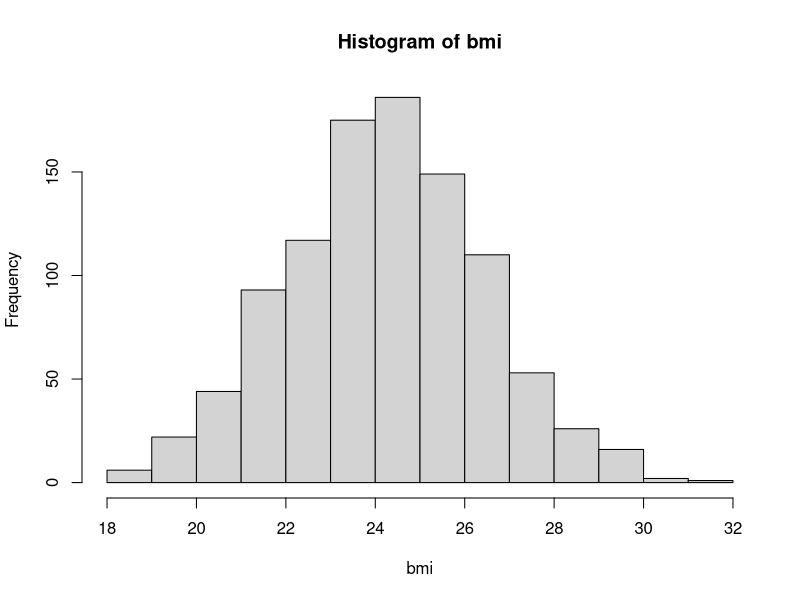
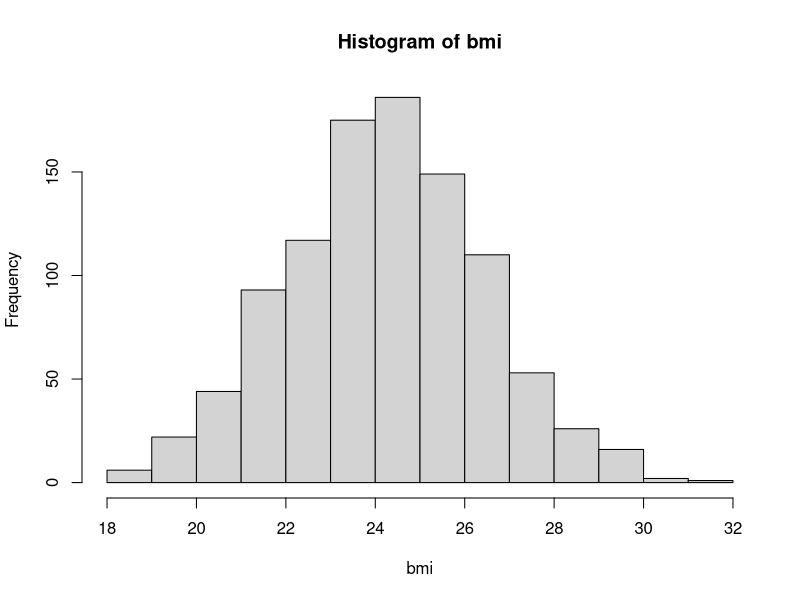
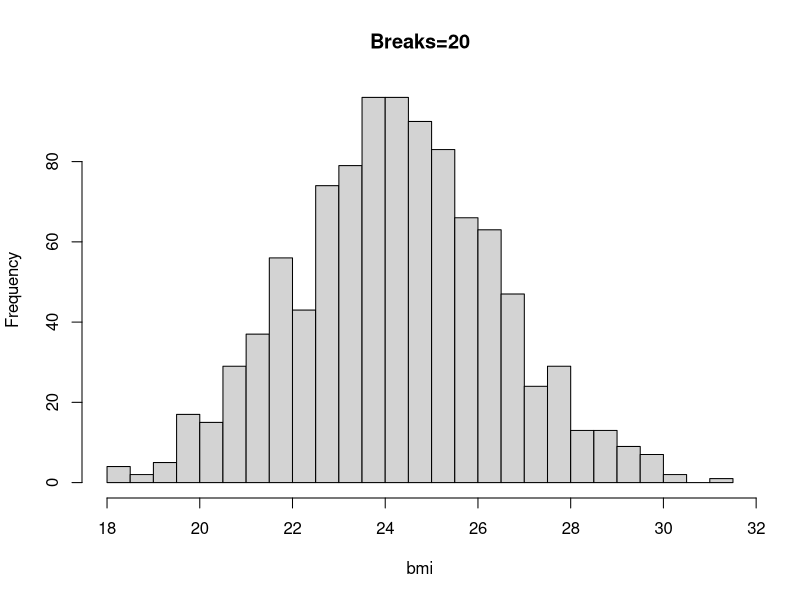
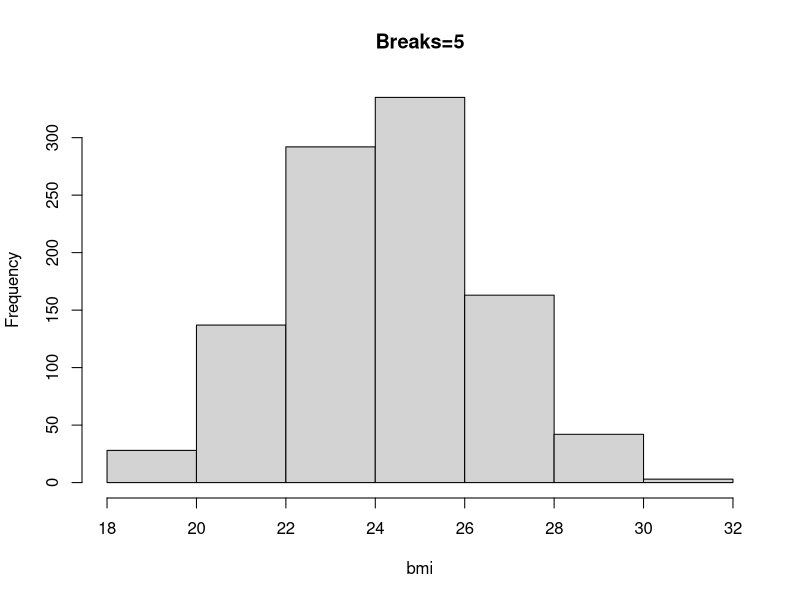
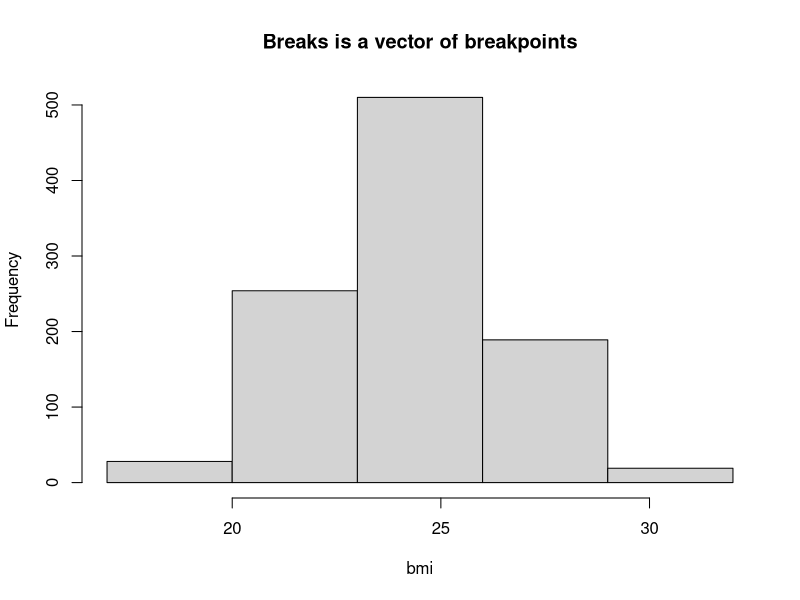
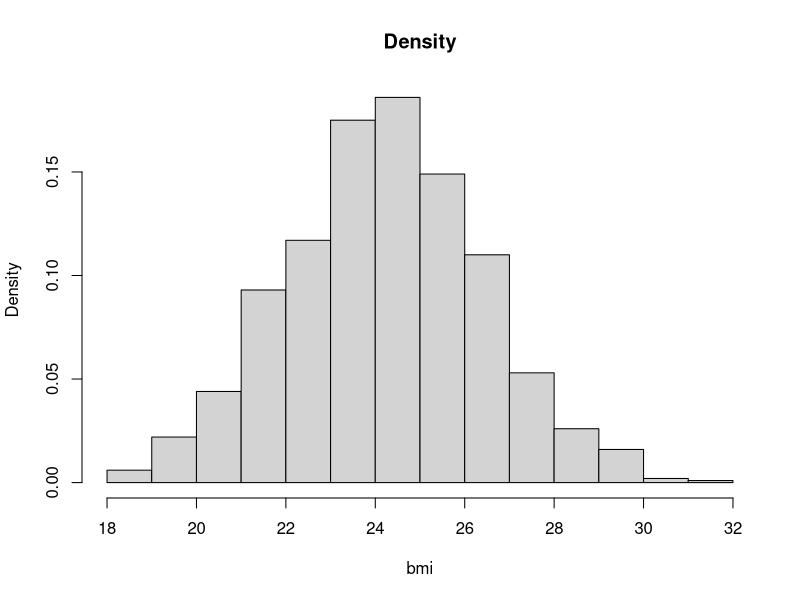
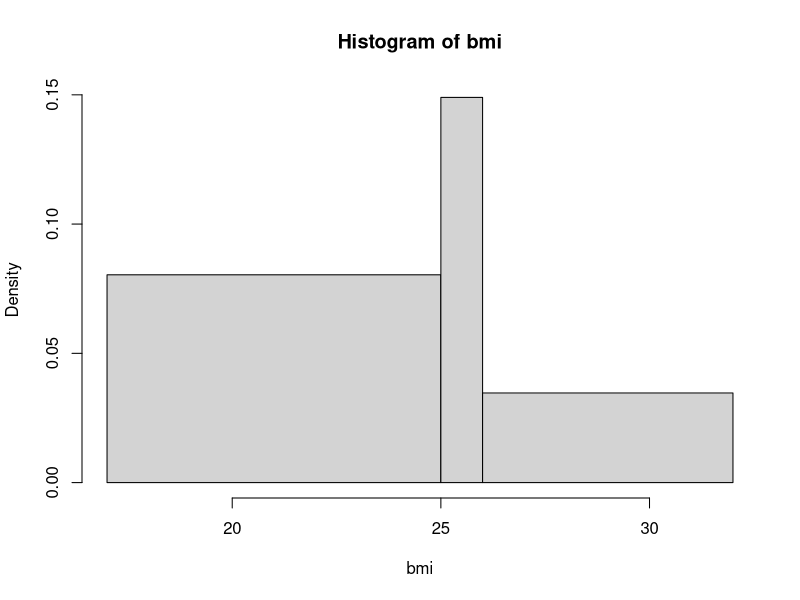
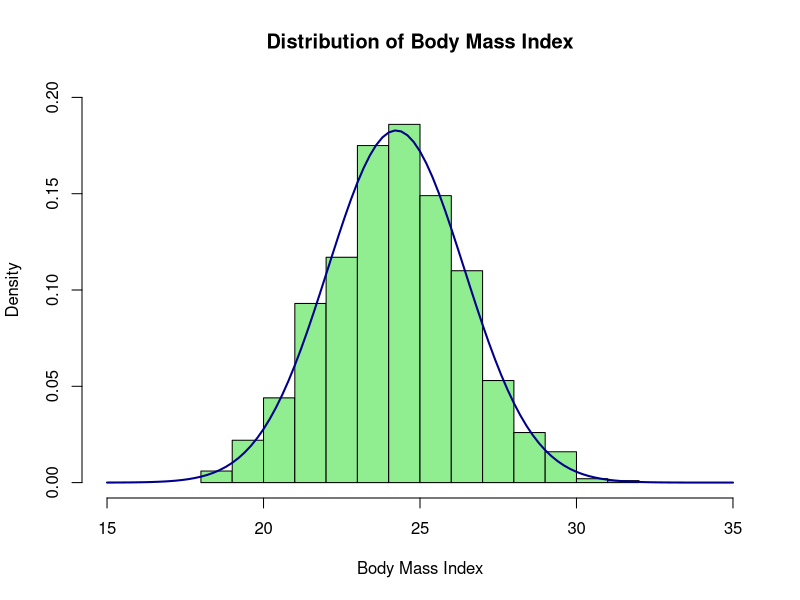

Write the R code that produced these figures, in order.
## ---- chunk 1
set.seed(123)
bmi <- rnorm(n=1000, m=24.2, sd=2.2)
## ---- chunk 2
hist(bmi)
## ---- chunk 3
histinfo <- hist(bmi)
histinfo
## ---- chunk 4
hist(bmi, breaks=20, main='Breaks=20')
hist(bmi, breaks=5, main='Breaks=5')
## ---- chunk 5
hist(bmi, breaks=c(17, 20, 23, 26, 29, 32), main='Breaks is a vector of breakpoints')
## ---- chunk 6
hist(bmi, freq=FALSE, main='Density')
## ---- chunk 7
hist1 <- hist(bmi, plot=FALSE)
hist1$density
## ---- chunk 8
hist2 <- hist(bmi, plot=FALSE, breaks=c(17, 25, 26, 32 ))
hist3 <- hist(bmi, breaks=c(17, 25, 26, 32 ))
sum(hist2$density)
diff(hist2$breaks)
sum(diff(hist2$breaks) * hist2$density)
## ---- chunk 9
hist3 <- hist(bmi, 
     freq=FALSE, 
     xlab='Body Mass Index',
     main='Distribution of Body Mass Index',
     col='lightgreen',
     xlim=c(15, 35),
     ylim=c(0, 0.2))

# Add a normal distribution curve using curve()
curve(dnorm(x, mean=mean(bmi), sd=sd(bmi)), add=TRUE, col='darkblue', lwd=2)

